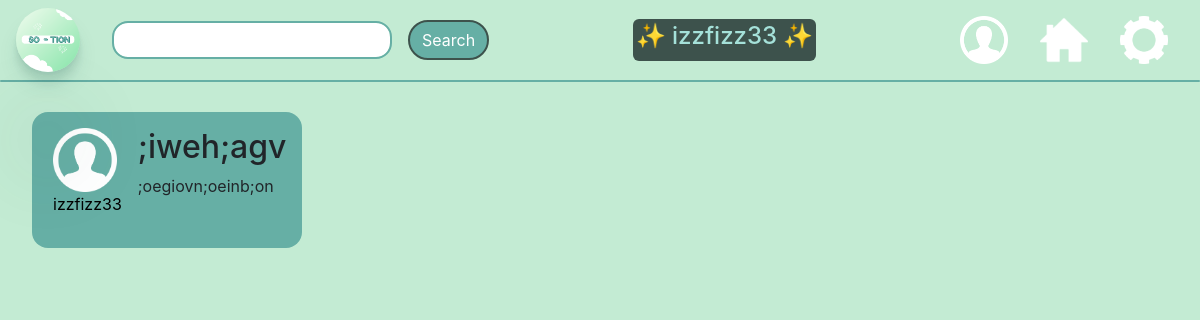
Page /homefeed (signed in) on the committed database.
### app.py (models this page shows, shortened)
class User(UserMixin, db.Model):
    id = db.Column(db.Integer, primary_key=True)
    email = db.Column(db.String(75), unique=True)
    username = db.Column(db.String(30), unique=True)
    password_hash = db.Column(db.String())
    is_authenticated = db.Column(db.Boolean, default=False)
    pfp_placement = db.Column(db.String(), default="center")
    bio_placement = db.Column(db.String(), default="center")
    post_placement = db.Column(db.String(), default="center")
    bio = db.Column(db.String(), default="BIO HERE")
    darkMode = db.Column(db.Boolean, default = True)

class Post(db.Model):
    id = db.Column(db.Integer, primary_key=True)
    user_id = db.Column(db.Integer, unique=False)
    post_title = db.Column(db.String(300), unique=False)
    post_content = db.Column(db.String(2800), unique=False)
    profile_pic = db.Column(db.Boolean, default=False)
    post_username = db.Column(db.String(30))

### app.py (the view, shortened to what this page needs)
@app.route('/homefeed', methods=['POST', "GET"])
@login_required
def homefeed():
    form1 = SearchForm()
    title="'s Homefeed"
    username = current_user.username
    postz = Post.query.filter_by(user_id = current_user.id).all()
    return render_template("homefeed.html", title=(current_user.username + title), username=username, post1=postz, form1=form1 )

### app.py
class SearchForm(FlaskForm):
    searchword = StringField("searchword",validators=[InputRequired(), Length(min=4,max=15)])

### app.py (called while the page is built)
@login_manager.user_loader
def user_loader(user_id):
    return User.query.filter_by(id=user_id).first()

### templates/homefeed.html (shortened to what this page needs)
{% extends "base.html" %}
{% block content %}
<link rel="stylesheet" href="styles/homefeed.css">
  {% for post in post1 %}
  <div class="post">
    <div class="content">
      <a href="{{url_for('searchprofile', username=post.post_username)}}">
      <div class="pic-and-username">
        <img class="profile-icon" src="../images/profile-icon.png" alt="Profile picture">
        <p style="text-align: center;"class="username">{{ post.post_username }}</p>
      </div>
    </a>
      <div class="content-and-comments">
        <h2> {{ post.post_title }}</h2>
        <p> {{ post.post_content }}</p>
      </div>
    </div>
  </div>
{% endfor %}
{% endblock content %}

### templates/base.html (shortened to what this page needs)
<!doctype html>
<html lang="en">
<head>
    <link rel="stylesheet" href="https://stackpath.bootstrapcdn.com/bootstrap/4.3.1/css/bootstrap.min.css"
>
    <link rel="stylesheet" href="../styles/homefeed.css">
</head>
<body>
    <nav class="fixed-top">
        <div class="navbar fixed-top nav">
            <div id="logo-and-search">
                <img class="navbar-logo" src="../images/So-tion-logo-pic.png" href="#" alt="So-tion logo" />
                <form action="/search" method="POST">
                    {{ form1.searchword(class_="form-control") }}
                    <button type="submit" class="search-button btn btn-primary">Search</button>
                </form>
            </div>
            <div id='username-block'>
                <h4 id="username-text">&#x2728; {{username}} &#x2728;</h4>
            </div>
            <div id="right-navbar-images">
                <a href="{{ url_for('profile') }}">
                    <img class="profile-icon-navbar" src="../images/profile-icon.png" alt="profile icon button" /></a>
                <a href="{{ url_for('homefeed') }}">
                    <img class="home-navbar" src="../images/home.jpg" href="{{ url_for('homefeed') }}"
                        alt="Home button" /></a>
                <a href="{{ url_for('settings') }}">
                    <img class="gear-navbar" src="../images/gear.png" href="#" alt="Gear button" /></a>
            </div>
        </div>
        <div class="navbar-divider nav"></div>
    </nav>
    {% block content %}
    {% endblock %}
</body>
</html>

### static/styles/homefeed.css (style rules this page uses)
body { background-color: #c3ebd3; }
.navbar-logo { width: 4em; height: 4em; border-radius: 3em; border-width: 3em; box-shadow: 0 2.8px 2.2px rgba(24, 80, 72, 0.034), 0 6.7px 5.3px rgba(36, 110, 101, 0.048), 0 120.5px 179px rgba(33, 83, 77, 0.06), 0 12.3px 7.9px rgba(38, 83, 77, 0.072), 0 14.8px 20.4px rgba(25, 90, 81, 0.086), 0 100px 80px rgba(42, 90, 84, 0.12); }
.home-navbar, .gear-navbar, .profile-icon-navbar { width: 3em; height: 3em; position:relative; display: flex; justify-content: right; }
#logo-and-search { display: flex; justify-content: left; column-gap: 2em; }
#right-navbar-images { display: flex; justify-content: right; column-gap: 2em; margin-right: 1em; align-items: center; }
.navbar { display: flex; justify-content: space-between; position: fixed; }
.navbar-divider { height: 2px; background-color: #66afa5; margin-top: 5em; margin-bottom: 1em; border-radius: 5em; }
.post { display:flex; flex-direction: row; column-gap: 1em; border-width: 3em; padding: 2em; border-radius: 2px; border-color:black; }
.post:first-of-type { margin-top: 5em; }
.profile-icon { height:4em; width:4em; }
.fixed-top { position:fixed; background-color: #c3ebd3; }
.pic-and-username { display:flex; flex-direction: column; margin-right: 1em; margin-left: 5px; }
.content { display:flex; flex-direction: row; background-color: #66afa5; border-radius: 1em; padding: 1em; }
#username-block { background-color: #3D524c; padding: 3px; border-radius: 6px; color:#a5e1d9; }
.search-button { background-color: #66afa5; border:solid; border-width: 2px; border-color: #3D524c; border-radius: 35px; color:white; }
form { display: flex; align-items: center; column-gap: 1em; }
.form-control { border-radius: 1em; padding-left: 1em; border-color: #66afa5; border-width: 2px; }
a { text-decoration: none; color: black; }

### rows in the picture
User: username "izzfizz33"
Post: post_username "izzfizz33", post_title ";iweh;agv", post_content ";oegiovn;oeinb;on"
